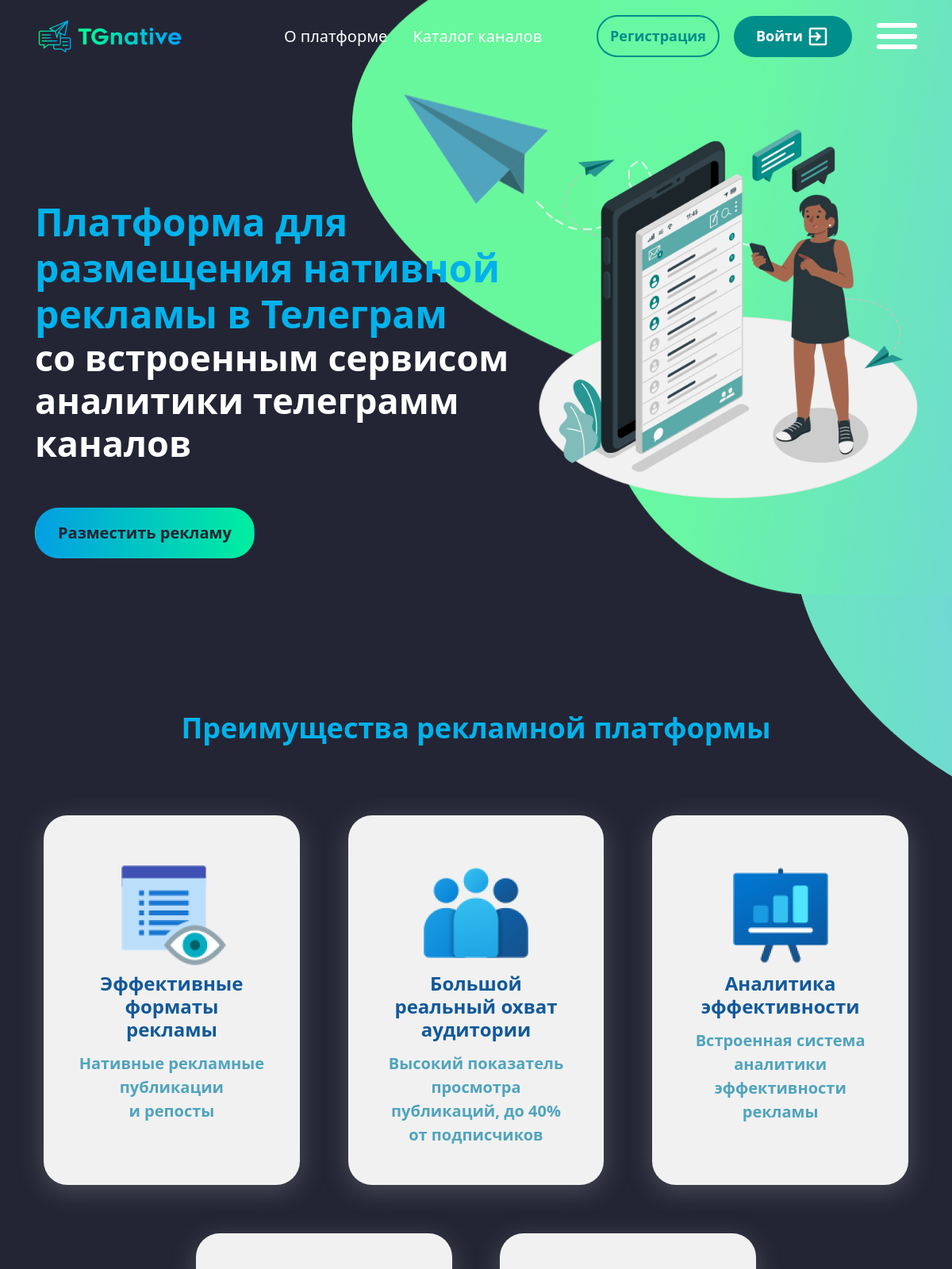
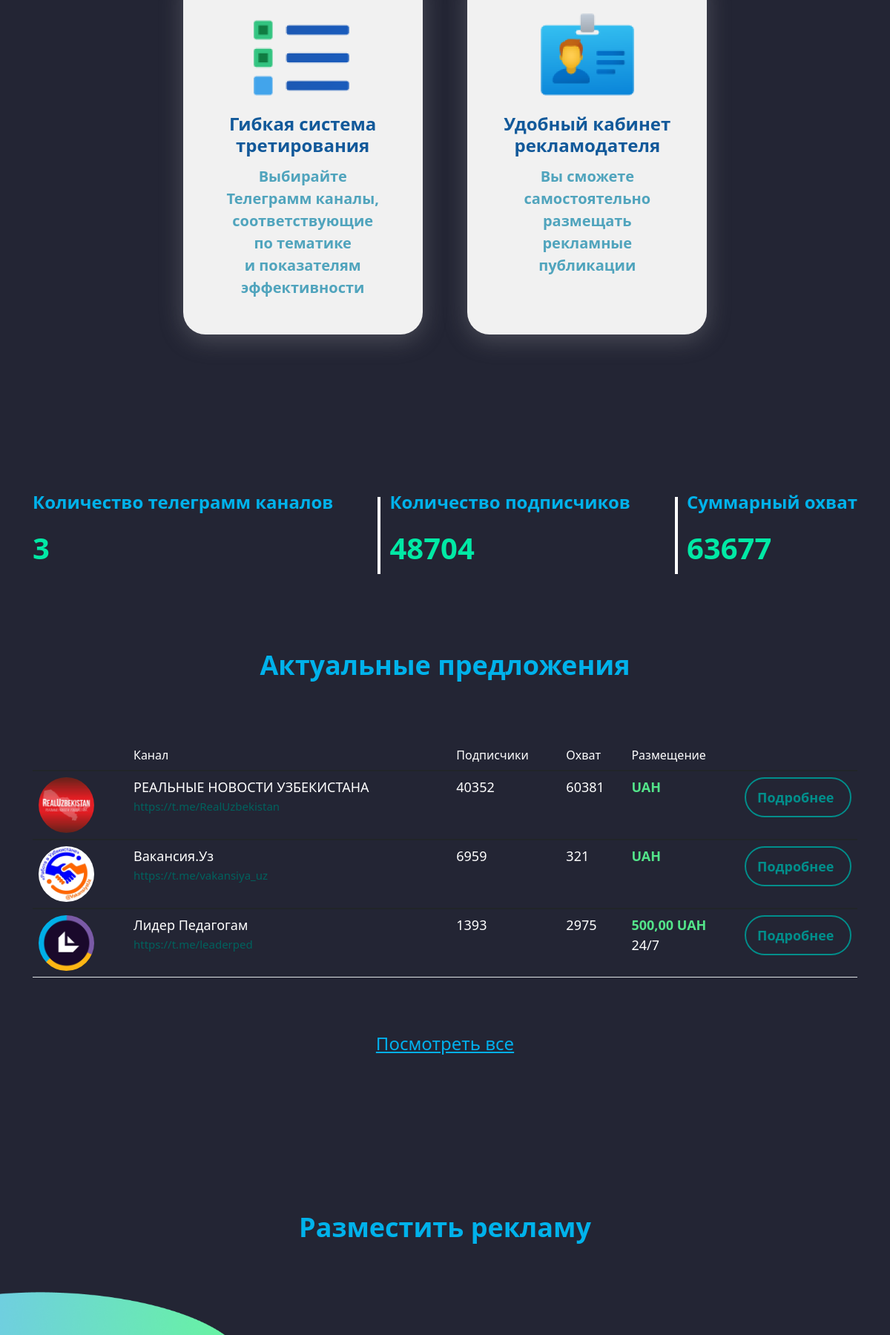
The page / (upper part) on the database its author committed (2 pictures, top to bottom).
### API/models.py (models this page shows, shortened)
class Chanel(models.Model):
    chanel_link=models.CharField(max_length=150)
    name=models.CharField(max_length=150,verbose_name="Называние канала")
    pictures=models.ImageField(verbose_name='Лого')
    subscribers=models.IntegerField()
    views=models.IntegerField()
    created_at=models.DateTimeField(auto_now_add=True)
    add_chanel =models.ForeignKey(Add_chanel, on_delete=models.CASCADE)
    username=models.CharField(max_length=140)
    class Meta:
        verbose_name="Канал"
        verbose_name_plural="Канал"
        ordering=['-subscribers']

### accounts/models.py (models this page shows, shortened)
class Cost_Format(models.Model):
    add_chanel=models.ForeignKey(Add_chanel,on_delete=models.CASCADE,related_name='cost_formats')
    placement_format = models.CharField(max_length=100)
    cost_per_format = models.DecimalField(max_digits=10, decimal_places=2)

### accounts/views.py (the view)
# urls.py: path('', views.MainPage.as_view(), name='main'),
class MainPage(TemplateView):
    template_name = 'index.html'
    def get_context_data(self, *, object_list=None, **kwargs):
        context = super().get_context_data(**kwargs)
        context['feedback'] = Feedback.objects.all().order_by('-id')[:3]
        context['count'] = Chanel.objects.select_related('add_chanel').prefetch_related('add_chanel__cost_formats')
        context['lists'] = Chanel.objects.all().count()
        context['subscribers'] = Chanel.objects.aggregate(total=Sum('subscribers'))['total']
        context['total_views'] = Chanel.objects.aggregate(total=Sum('views'))['total']
        return context

### accounts/context_processors.py (called while the page is built, shortened)
def user_authenticated(request):
    user_authenticated_data = {'user_authenticated': request.user.is_authenticated}
    return user_authenticated_data

### accounts/templates/index.html (shortened to what this page needs)
{% extends 'base.html' %}
{% load static %}
{% block header %}
<body class="page__body">
<div class="site-container">
{% endblock %}
{% block content %}
    <main class="main"><div class="hero"><div class="container-fluid position-relative"><div class="hero__content"><h1 class="hero__title">Платформа для размещения нативной рекламы в Телеграм<p class="hero__text">со встроенным сервисом аналитики телеграмм каналов</p></h1><a class="hero__btn btn" href="{% url 'category-list' %}">Разместить рекламу</a></div><img class="hero__user" src="{% static 'img/hero-user.png' %}" alt=""></div></div><div class="info"><div class="container-fluid"><h2 class="info__title">Преимущества рекламной платформы</h2><div class="info__card">
        <div class="info__item"><img src="{% static './img/card1.png' %}" alt=""><h3 class="info__item-title">Эффективные форматы рекламы</h3><p class="info__item-desc">Нативные рекламные публикации и репосты</p></div><div class="info__item">
        <img src="{% static './img/card2.png' %}" alt=""><h3 class="info__item-title">Большой реальный охват аудитории</h3><p class="info__item-desc">Высокий показатель просмотра публикаций, до 40% от подписчиков</p></div><div class="info__item">
        <img src="{% static './img/card3.png' %}" alt=""><h3 class="info__item-title">Аналитика эффективности</h3><p class="info__item-desc">Встроенная система аналитики эффективности рекламы</p></div><div class="info__item">
        <img src="{% static './img/card4.png' %}" alt=""><h3 class="info__item-title">Гибкая система третирования</h3><p class="info__item-desc">Выбирайте Телеграмм каналы, соответствующие по тематике и показателям эффективности</p></div><div class="info__item">
        <img src=" {% static './img/card5.png' %}" alt=""><h3 class="info__item-title">Удобный кабинет рекламодателя</h3><p class="info__item-desc">Вы сможете самостоятельно размещать рекламные публикации</p></div></div></div></div><div class="offers"><div class="container-fluid"><div class="offers__number"><div class="offers__card"><p class="offers__title">Количество телеграмм каналов</p>
        <h3 class="offers__count">{{lists}}</h3></div><div class="offers__card">
        <p class="offers__title">Количество подписчиков</p>
        {% if subscribers %}
        <h3 class="offers__count">{{subscribers}}</h3>
        {% else %}
        <h3 class="offers__count">0</h3>
        {% endif %}
    </div>
        <div><p class="offers__title">Суммарный охват</p>
            {% if total_views %}
            <h3 class="offers__count">{{total_views}}</h3>
             {% else %}
            <h3 class="offers__count">0</h3>
            {% endif %}
        </div></div>
        <div class="offers__table"><h3 class="offers__info">Актуальные предложения
    </h3>
        <table class="table"><thead><tr><th scope="col"></th><th scope="col">Канал</th><th scope="col">Подписчики</th><th scope="col">Охват</th><th scope="col">Размещение</th><th scope="col"></th></tr></thead>
            {% for item in count|slice:":10" %}
             {% with last_cost_format=item.add_chanel.cost_formats.last %}
            <tbody><tr><th scope="row" style="width: 8rem"><img src="/{{item.pictures}}" style="border-radius: 50%;" width="75px" height="75px"></th><td><p class="tableB">{{item.name}}</p><span class="tableUsername">{{item.chanel_link}}</span></td><td><p class="tableB">{{item.subscribers}}</p></td><td><p class="tableB">{{item.views}}</p></td><td><span class="tableGreen">{{ last_cost_format.cost_per_format }} UAH</span><p class="tableB">{{ last_cost_format.placement_format }}</p></td><td style="width: 10rem"><a class="btn-reset header__registration" href="{% url 'page' item.pk  %} ">Подробнее</a></td></tr>
            </tbody>
              {% endwith %}
            {% endfor %}
        </table>
        <a class="offers__link" href="{% url 'category-list' %}">Посмотреть все</a></div></div></div><div class="advertising"><div class="container-fluid"><h3 class="advertising__title">Разместить рекламу</h3><div class="row"><div class="col-6"></div><div class="col-6 advertising__right"></div></div></div></div></main></div>
{% endblock %}

### rows shown on the page
Chanel: pictures (picture), name "РЕАЛЬНЫЕ НОВОСТИ УЗБЕКИСТАНА", chanel_link "https://t.me/RealUzbekistan", subscribers "40352", views "60381"
Chanel: pictures (picture), name "Вакансия.Уз", chanel_link "https://t.me/vakansiya_uz", subscribers "6959", views "321"
Chanel: pictures (picture), name "Лидер Педагогам", chanel_link "https://t.me/leaderped", subscribers "1393", views "2975", add_chanel.cost_formats.last.cost_per_format "500,00", add_chanel.cost_formats.last.placement_format "24/7"

### other values the page prints
{{ lists }} "3"
{{ subscribers }} "48704"
{{ total_views }} "63677"
